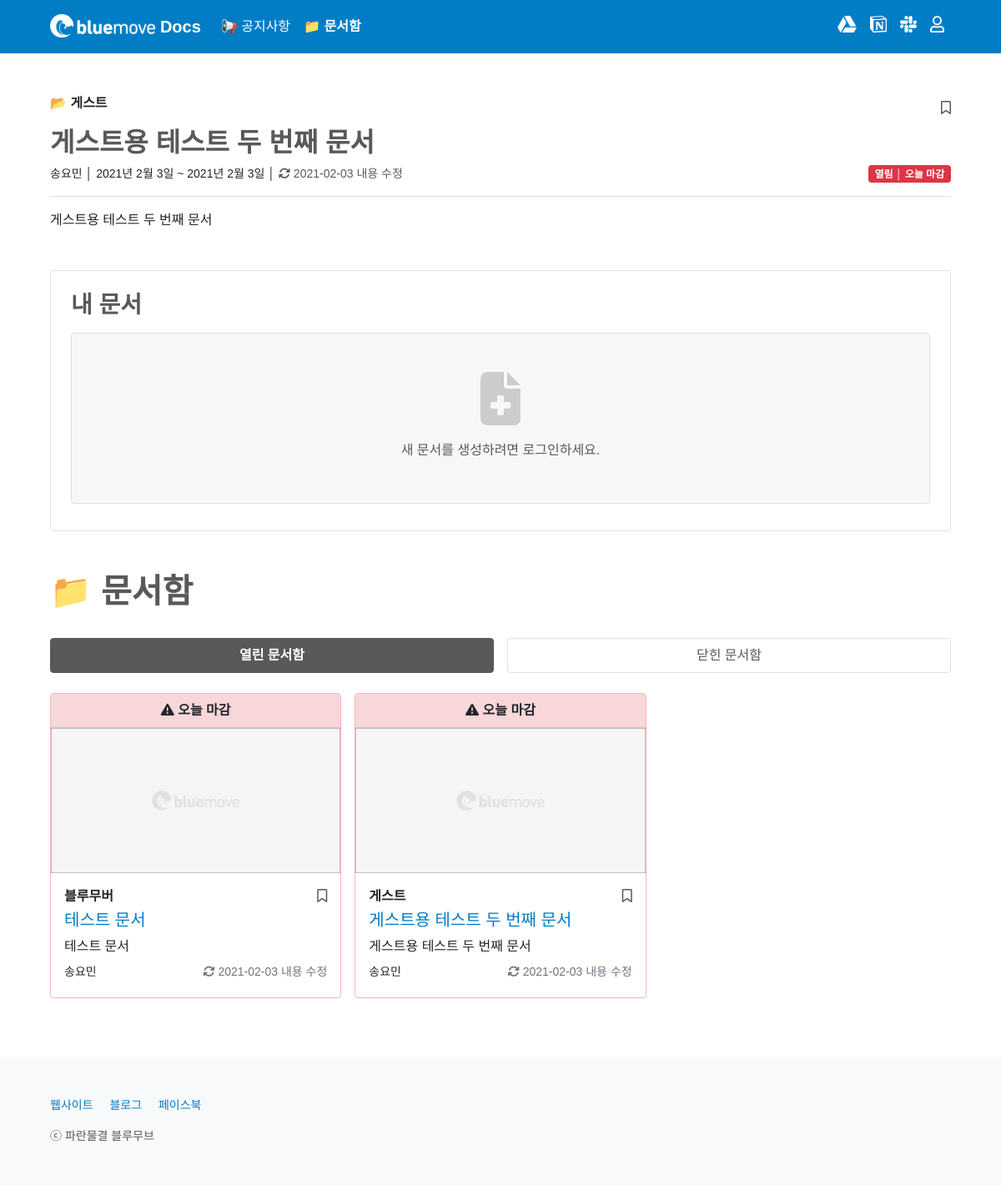
Page /box/31/ on the earlier database version.
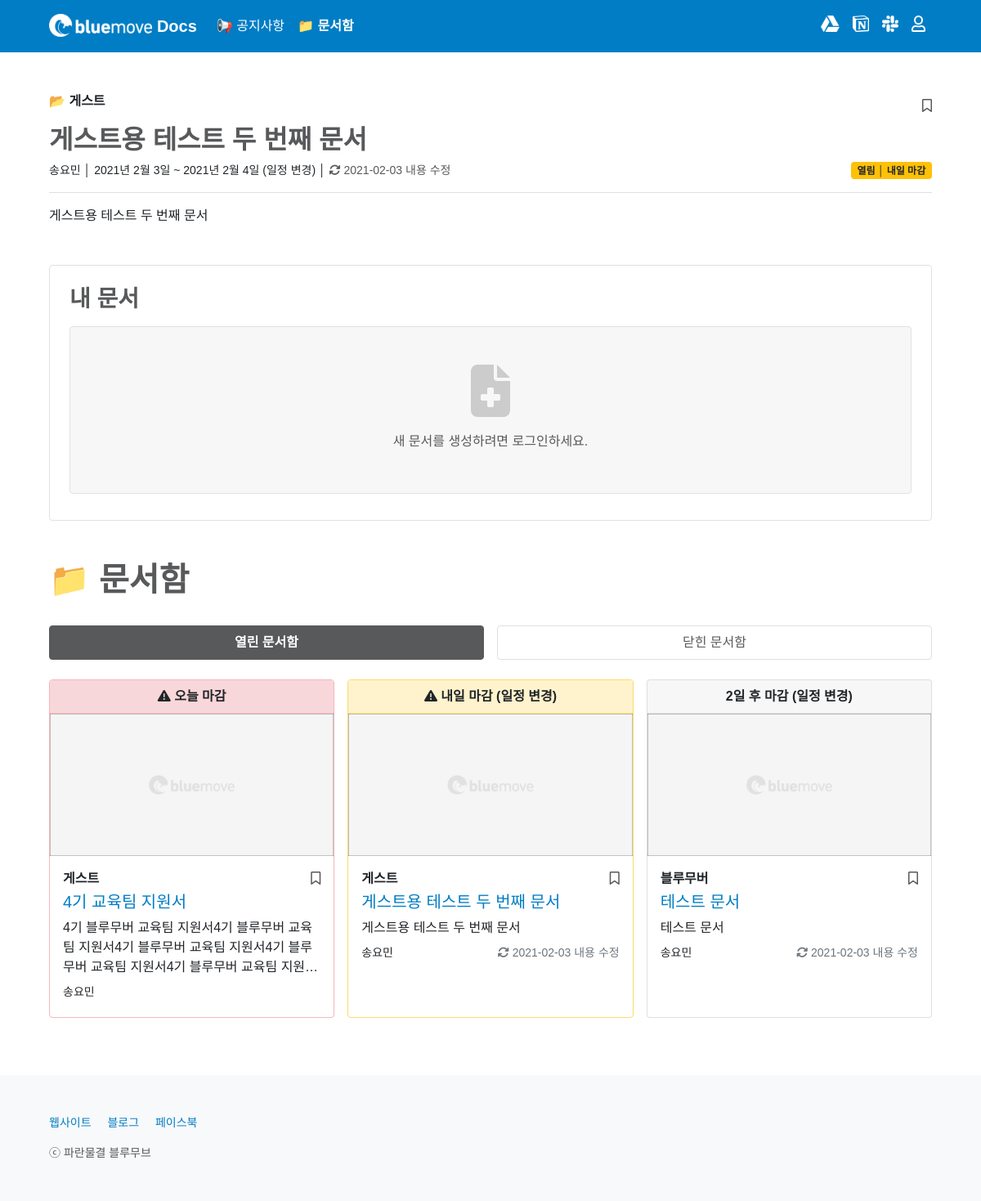
Same page on the later database version.
### box/models.py (models this page shows, shortened)
class Box(models.Model):
    CATEGORY_CHOICES = {
        ('bluemover', '블루무버'),
        ('guest', '게스트'),
    }
    title = models.CharField(max_length = 50)
    writer = models.ForeignKey(User, on_delete=models.CASCADE)
    category = models.CharField(max_length = 50, choices = CATEGORY_CHOICES)
    prefix = models.CharField(max_length = 50, null = True, blank = True)
    folder_id = models.CharField(max_length = 100, null = True, blank = True)
    document_id = models.CharField(max_length = 300)
    channel_id = models.CharField(max_length = 50)
    deadline = models.DateField()
    deadline_update_flag = models.BooleanField(default = False)
    content = RichTextField()
    content_update_flag = models.BooleanField(default = False)
    image = models.ImageField(upload_to='images/', null = True, blank = True)
    created_at = models.DateField(auto_now_add = True)
    updated_at = models.DateField(auto_now = True)
    box_favorite_user_set = models.ManyToManyField(User, blank = True, related_name="box_favorite_user_set", through="Favorite")
    @property
    def deadline_is_yet_to_come(self):
        return datetime.date.today() + datetime.timedelta(days = 2) <= self.deadline
    @property
    def deadline_is_tomorrow(self):
        return datetime.date.today() + datetime.timedelta(days = 1) == self.deadline
    @property
    def deadline_is_today(self):
        return datetime.date.today() == self.deadline
    @property
    def deadline_is_over(self):
        return datetime.date.today() > self.deadline
    @property
    def days_left_until_deadline(self):
        return self.deadline - datetime.date.today()

### box/views.py (the view)
# urls.py: path('<int:id>/', read, name='read'),
def read(request, id):
    if request.user.is_authenticated:
        profile = Profile.objects.get(user=request.user)
        if not profile.info_update_flag == True:
            return redirect('users:write_info', request.user.id)
        else:
            None
    else:
        None
    box = Box.objects.get(pk=id)
    opened_boxes = Box.objects.filter(deadline__gte=datetime.date.today()).order_by('deadline')
    closed_boxes = Box.objects.filter(deadline__lt=datetime.date.today()).order_by('deadline')
    page = request.GET.get('page', 1)
    opened_paginator = Paginator(opened_boxes, 9)
    closed_paginator = Paginator(closed_boxes, 9)
    try:
        opened_boxes = opened_paginator.page(page)
        closed_boxes = closed_paginator.page(page)
    except PageNotAnInteger:
        opened_boxes = opened_paginator.page(1)
        closed_boxes = closed_paginator.page(1)
    except EmptyPage:
        opened_boxes = opened_paginator.page(opened_paginator.num_pages)
        closed_boxes = closed_paginator.page(closed_paginator.num_pages)
    if request.user.is_authenticated:
        if request.user == box.writer:
            all_docs = box.docs.filter(Q(submit_flag=True) & Q(reject_flag=False) & Q(return_flag=False)).order_by('-id')
            for doc in all_docs:
                if doc.user.profile.level == 'bluemover':
                    doc_src = "https://docs.google.com/document/d/" + doc.file_id
                    try:
                        urllib.request.urlopen(doc_src)
                    except urllib.error.HTTPError:
                        doc.delete()
                        return redirect('box:read', id=doc.box.id)
                else:
                    None
        else:
            all_docs = box.docs.filter(user=request.user)
            for doc in all_docs:
                if doc.delete_flag == True:
                    None
                else:
                    doc_src = "https://docs.google.com/document/d/" + doc.file_id
                    try:
                        urllib.request.urlopen(doc_src)
                    except urllib.error.HTTPError:
                        if doc.return_flag == True:
                            doc.delete_flag = True
                            doc.save()
                            return redirect('box:read', id=doc.box.id)
                        else:
                            doc.delete()
                            return redirect('box:read', id=doc.box.id)
    else:
        all_docs = None
    return render(request, 'box/read.html', {'box': box, 'opened_boxes': opened_boxes, 'closed_boxes': closed_boxes, 'all_docs': all_docs})

### box/templates/box/read.html (shortened to what this page needs)
{% extends 'base.html' %}
{% block content %}
{% include 'shared/_navbar4box.html' %}
<main class="px-2 px-md-5">
    <div class="container-md my-5">
        <div class="d-flex align-items-sm-center justify-content-between">
            <p style="font-weight: 600;">
                {% if box.category == 'bluemover' %}
                    📂 블루무버
                {% elif box.category == 'guest' %}
                    📂 게스트
                {% else %}
                    📂 알 수 없음
                {% endif %}
            </p>
            {% if user.is_authenticated %}
            <a class="bookmark" href="{% url 'box:box_favorite' box.id %}?next={{ request.path }}">
                {% if user in box.box_favorite_user_set.all %}
                <p class="mb-0 ps-2"><i class="fas fa-bookmark"></i></p>
                {% else %}
                <p class="mb-0 ps-2"><i class="far fa-bookmark"></i></p>
                {% endif %}
            </a>
            {% else %}
            <a type="button" class="bookmark" data-bs-toggle="modal" data-bs-target="#listloginModal">
                <p class="mb-1"><i class="far fa-bookmark"></i></p>
            </a>
            {% endif %}
        </div>
        <h2 style="font-weight: 600; color: #58595B; word-break: break-word; overflow: hidden; text-overflow: ellipsis; display: -webkit-box; -webkit-line-clamp: 3; -webkit-box-orient: vertical;">{{ box.title }}</h2>
        <div class="d-flex justify-content-sm-between" id="boxBadge4Large">
            <small>
                {{ box.writer.last_name }}{{ box.writer.first_name }}
                │
                {% if box.deadline_update_flag %}
                {{ box.created_at }} ~ {{ box.deadline }} (일정 변경)
                {% else %}
                {{ box.created_at }} ~ {{ box.deadline }}
                {% endif %}
                {% if box.content_update_flag %}
                │
                <span style="color: #58595B;">
                    <i class="fas fa-sync"></i> {{ box.updated_at|date:'Y-m-d' }} 내용 수정
                </span>
                {% endif %}
            </small>
            <div class="d-flex align-items-stretch">
                {% if box.deadline_is_yet_to_come %}
                <span class="badge bg-primary">열림 │ {{ box.days_left_until_deadline.days }}일 후 마감</span>
                {% elif box.deadline_is_tomorrow %}
                <span class="badge bg-warning text-dark">열림 │ 내일 마감</span>
                {% elif box.deadline_is_today %}
                <span class="badge bg-danger">열림 │ 오늘 마감</span>
                {% elif box.deadline_is_over %}
                <span class="badge bg-dark">닫힘 │ {{ box.deadline|date:'Y-m-d' }} 마감</span>
                {% endif %}
            </div>
        </div>
        <hr class="text-black-50">
        <div style="word-break: break-word;">{{ box.content|safe }}</div>
    </div>
    {% if not user.is_authenticated %}
    <div class="container-md">
        <div class="container-md border rounded px-sm-4 px-3 py-4">
            <div class="d-flex justify-content-between">
                <h3 class="mb-3" style="font-weight: 600; color: #58595B;">내 문서</h3>
            </div>
            <div class="container-md border rounded text-center mb-2" style="background-color: rgba(0,0,0,.03); padding-top: 2rem; padding-bottom: 3.2rem;">
                {% if box.deadline_is_over %}
                    <span style="color: #CCCCCC; font-size: 4rem;"><i class="fas fa-hourglass-end"></i></span><br>
                    <span style="color: #58595B;">기한이 초과되어 새 문서를 생성할 수 없습니다.</span>
                {% else %}
                    <span style="color: #CCCCCC; font-size: 4rem;"><i class="fas fa-file-medical"></i></span><br>
                    <span style="color: #58595B;">새 문서를 생성하려면 로그인하세요.</span>
                {% endif %}
            </div>
        </div>
    </div>
    {% endif %}
    <div class="container-md mt-5">
        <h1 class="mb-4" style="font-weight: 600; color: #58595B;">📁 문서함</h1>
        {% include 'shared/_boxcard.html' %}
    </div>
</main>
{% endblock %}

### home/templates/shared/_boxcard.html (shortened to what this page needs)
<div class="pt-2">
    <ul class="nav nav-pills mb-3 nav-justified gap-3" id="pills-tab" role="tablist">
        <li class="nav-item mb-2" id="forBoxCSS" role="presentation">
            <a class="nav-link active" id="pills-opened-tab" data-bs-toggle="pill" href="#pills-opened" role="tab" aria-controls="pills-opened" aria-selected="true">열린 문서함</a>
        </li>
        <li class="nav-item mb-2" id="forBoxCSS" role="presentation">
            <a class="nav-link" id="pills-closed-tab" data-bs-toggle="pill" href="#pills-closed" role="tab" aria-controls="pills-closed" aria-selected="false">닫힌 문서함</a>
        </li>
    </ul>
</div>
<div class="tab-content" id="pills-tabContent">
    <div class="tab-pane fade show active" id="pills-opened" role="tabpanel" aria-labelledby="pills-opened-tab">
        <div class="row row-cols-1 row-cols-lg-3 row-cols-md-2 g-3" id="insideOpenedTab">
            {% for box in opened_boxes %}
            {% if box.deadline_is_over %}
            <div style="display: none;">
            {% else %}
            <div class="col">
            {% endif %}
                {% include 'shared/_boxcard_tabdata.html' %}
            </div>
            {% empty %}
            <div class="col" id="openedEmptyFlag"></div>
            <div class="col text-center"><br><h2 style="color: #CCCCCC; font-weight: 600;"><i class="far fa-folder-open"></i> 비어 있어요!</h2><p>열린 문서함이 없습니다.</p></div>
            {% endfor %}
        </div>
    </div>
</div>

### home/templates/shared/_boxcard_tabdata.html (shortened to what this page needs)
{% if box.deadline_is_tomorrow %}
<div class="card h-100" style="border: 1px solid #FFD969;">
{% elif box.deadline_is_today %}
<div class="card h-100" style="border: 1px solid #F5B5BC;">
{% elif box.deadline_is_over %}
<div class="card h-100" style="border: 1px solid #bcbebf;">
{% else %}
<div class="card h-100">
{% endif %}
    {% if box.deadline_is_tomorrow %}
    <div class="card-header d-flex justify-content-center" style="background-color: #fff3cd; border-bottom: 1px solid #FFD969;">
        <p class="m-0" style="font-weight: 600;">
            <i class="fas fa-exclamation-triangle"></i>
            {% if box.deadline_update_flag %}
            내일 마감 (일정 변경)
            {% else %}
            내일 마감
            {% endif %}
        </p>
    </div>
    {% elif box.deadline_is_today %}
    <div class="card-header d-flex justify-content-center" style="background-color: #f8d7da; border-bottom: 1px solid #F5B5BC;">
        <p class="m-0" style="font-weight: 600;">
            <i class="fas fa-exclamation-triangle"></i>
            {% if box.deadline_update_flag %}
            오늘 마감 (일정 변경)
            {% else %}
            오늘 마감
            {% endif %}
        </p>
    </div>
    {% else %}
    <div class="card-header d-flex justify-content-center">
        <p class="m-0" style="font-weight: 600;">
            {% if box.days_left_until_deadline.days > 7 %}
                {% if box.deadline_update_flag %}
                {{ box.deadline|date:'Y-m-d' }} 마감 (일정 변경)
                {% else %}
                {{ box.deadline|date:'Y-m-d' }} 마감
                {% endif %}
            {% else %}
                {% if box.deadline_update_flag %}
                {{ box.days_left_until_deadline.days }}일 후 마감 (일정 변경)
                {% else %}
                {{ box.days_left_until_deadline.days }}일 후 마감
                {% endif %}
            {% endif %}
        </p>
    </div>
    {% endif %}
    <div class="ratio" style="--aspect-ratio: 50%; position: relative; text-align: center;">
        <a href="{% url 'box:read' box.id %}{{ request.get_full_path|cut:request.path }}" onclick="openBox{{ box.id }}({{ box.id }});">
            <img src="
                {% if box.image %}
                    {{ box.image.url }}
                {% else %}
                    /static/images/1800x900-default.png
                {% endif %}
            " class="card-img-top hide{{ box.id }}-01" alt="문서함 이미지" style="height: 100%; object-fit: cover; object-position: 50% 50%; border-top-left-radius: 0; border-top-right-radius: 0;">
        </a>
    </div>
    <div class="card-body mb-1">
        <div class="d-flex w-100 justify-content-between">
            <p class="card-text mb-1" style="font-weight: 600;">
                {% if box.category == 'bluemover' %}
                    블루무버
                {% elif box.category == 'guest' %}
                    게스트
                {% else %}
                    알 수 없음
                {% endif %}
            </p>
            {% if user.is_authenticated %}
            {% if not request.path == '/box/' %}
            <a class="bookmark" href="{% url 'box:box_favorite' box.id %}?next={{ request.get_full_path }}#boxListPosition">
            {% else %}
            <a class="bookmark" href="{% url 'box:box_favorite' box.id %}?next={{ request.get_full_path }}">
            {% endif %}
                {% if user in box.box_favorite_user_set.all %}
                <p class="mb-1"><i class="fas fa-bookmark"></i></p>
                {% else %}
                <p class="mb-1"><i class="far fa-bookmark"></i></p>
                {% endif %}
            </a>
            {% else %}
            <a type="button" class="bookmark" data-bs-toggle="modal" data-bs-target="#listloginModal">
                <p class="mb-1"><i class="far fa-bookmark"></i></p>
            </a>
            {% endif %}
        </div>
        <h5 class="card-title" style="overflow: hidden; text-overflow: ellipsis; display: -webkit-box; -webkit-line-clamp: 2; -webkit-box-orient: vertical;"><a href="{% url 'box:read' box.id %}{{ request.get_full_path|cut:request.path }}" onclick="openBox{{ box.id }}({{ box.id }});">{{ box.title }}</a></h5>
        <p class="card-text mb-2" style="overflow: hidden; text-overflow: ellipsis; display: -webkit-box; -webkit-line-clamp: 3; -webkit-box-orient: vertical;">
            {{ box.content|striptags|safe }}
        </p>
        <div class="d-flex w-100 justify-content-between">
            <small>{{ box.writer.last_name }}{{ box.writer.first_name }}</small>
            <small style="color: #6C757D;">
                {% if box.content_update_flag %}
                <i class="fas fa-sync"></i> {{ box.updated_at|date:'Y-m-d' }} 내용 수정
                {% endif %}
            </small>
        </div>
    </div>
</div>

Differences in the rows shown:
changed Box "게스트용 테스트 두 번째 문서": deadline_update_flag False → True (drawn); deadline "2021년 2월 3일" → "2021년 2월 4일"; deadline "오늘 마감" → "내일 마감 (일정 변경)"; moves up the list
added Box: deadline "2021-02-03" (drawn), category "게스트", title "4기 교육팀 지원서", content "4기 블루무버 교육팀 지원서4기 블루무버 교육팀 지원서4기 블루무버 교육팀 지원서4기 블루무버 교육팀 지원서4기 블루무버…", writer.last_name "송", writer.first_name "요민"
changed Box "테스트 문서": days_left_until_deadline.days (not shown) → "2"; deadline "오늘 마감" → "일 후 마감 (일정 변경)"
Other differences:
text no longer shown: "열림 │ 오늘 마감"
text now shown: "(일정 변경) 열림 │ 내일 마감"
